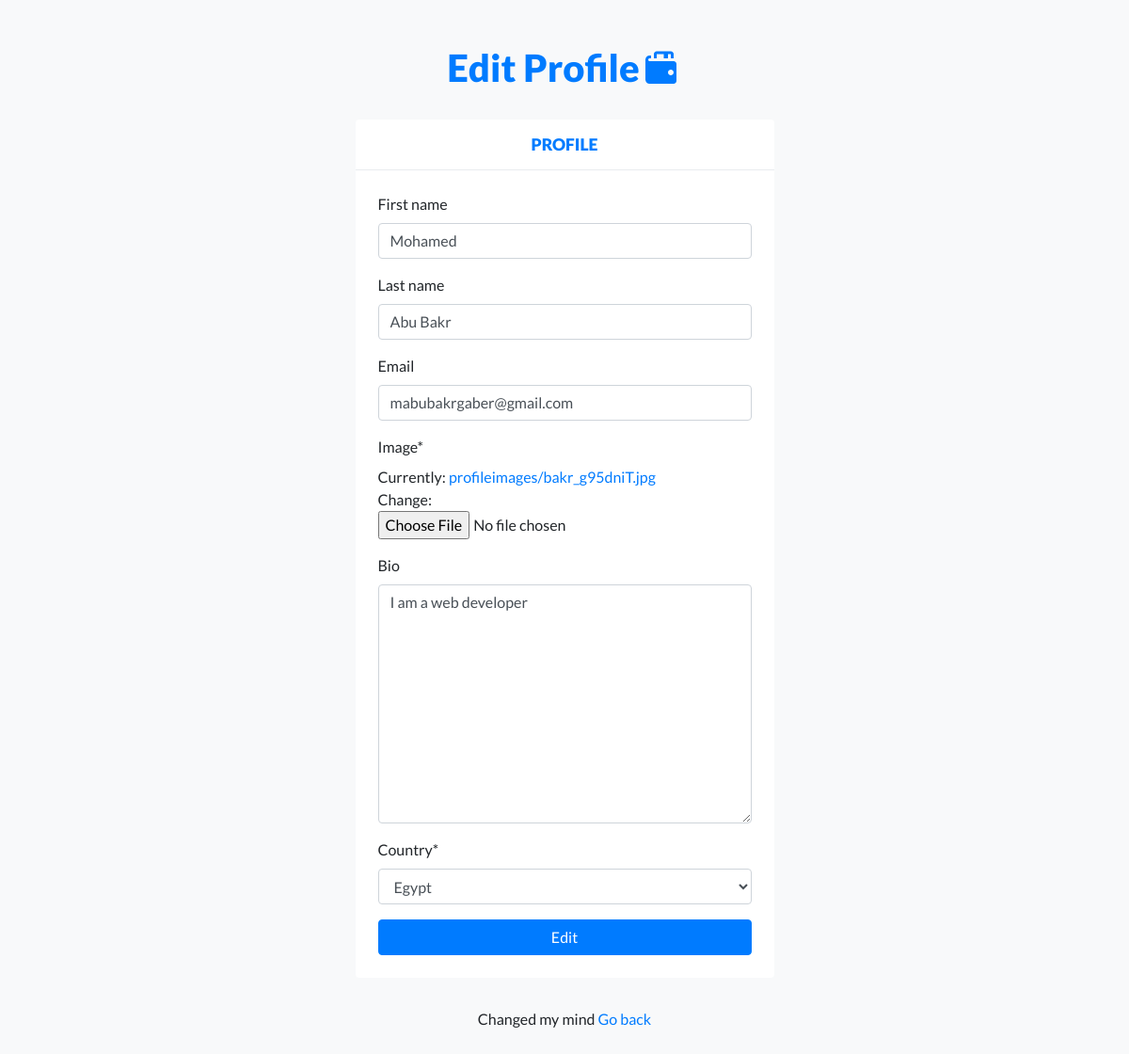
The app's page /accounts/edit-profile/ (signed in) with its own data.
### accounts/models.py (models this page shows, shortened)
class Account(models.Model):
    user        = models.OneToOneField(to=User, on_delete=models.CASCADE)
    first_name  = models.CharField(max_length=50, blank=True,null=True)
    last_name   = models.CharField(max_length=50, blank=True,null=True)
    email       = models.EmailField(null=True,blank=True)
    image       = models.ImageField(upload_to='profileimages/',default='profileimages/default.jpg')
    bio         = models.TextField(blank=True,null=True)
    country     = CountryField(blank_label='(select country)', null=True)

### accounts/views.py (the view)
# urls.py: path('edit-profile/', edit_profile, name='edit_profile'),
@login_required()
def edit_profile(request):
    if request.method == 'POST':
        form = AccountForm(request.POST,request.FILES,instance=request.user.account)
        if form.is_valid():
            my_form = form.save(commit=False)
            my_form.user = request.user
            my_form.save()
            messages.success(request, 'You account has been modified')
            return redirect('accounts:profile')
    else:
        form = AccountForm(instance=request.user.account)
    print(AccountForm(instance=request.user.account))
    return render(request,'accounts/edit_profile.html',{'form':form})

### accounts/forms.py
class AccountForm(forms.ModelForm):
    country = CountryField().formfield()
    class Meta:
        model = Account
        exclude = ['user']

### accounts/templates/accounts/edit_profile.html (shortened to what this page needs)
{% extends 'accounts/base.html' %}
{% load static %}
{% load crispy_forms_tags %}
{% block content %}
<section id="signIn">
  <div class="container">
    <div class="row">
      <div class="col-12 col-md-7 col-lg-5 mt-5 mx-auto text-center">
        <h1 id="bigLogo" class="text-primary">
        <a href="index.html">Edit Profile<img class="mb-2" src="imgs/logo-icon2.svg" alt=""></a>
        </h1>
      </div>
    </div>
    <div class="row">
      <div class="col-12 col-md-7 col-lg-5 my-3 mx-auto">
        <div class="bg-white rounded">
          <h5 class="blockHeading p-3 text-center text-primary">Profile</h5>
          <form method="POST" class="p-4" , enctype="multipart/form-data">
            {{form|crispy}}
            <button type="submit" class="btn btn-primary w-100">Edit</button>
          </form>
        </div>
      </div>
    </div>
    <div class="row">
      <div class="col-12 col-md-7 col-lg-5 my-3 mx-auto text-center">
        <p>Changed my mind <a href="{% url 'accounts:profile' %}"> Go back</a></p>
      </div>
    </div>
  </div>
</section>
{% endblock %}

### static/css/style.css (style rules this page uses)
html, body { background-color: #f8f9fa; font-family: 'Lato', sans-serif; }
.blockHeading { margin: 0; font-weight: 900; font-size: 1.1rem; text-transform: uppercase; border-bottom: 1px solid #e9ecef; }
#bigLogo { font-weight: 900; }
#bigLogo a { text-decoration: none; }

### records on screen
Account: first_name "Mohamed", last_name "Abu Bakr", email "mabubakrgaber@gmail.com", bio "I am a web developer", country "Egypt"
